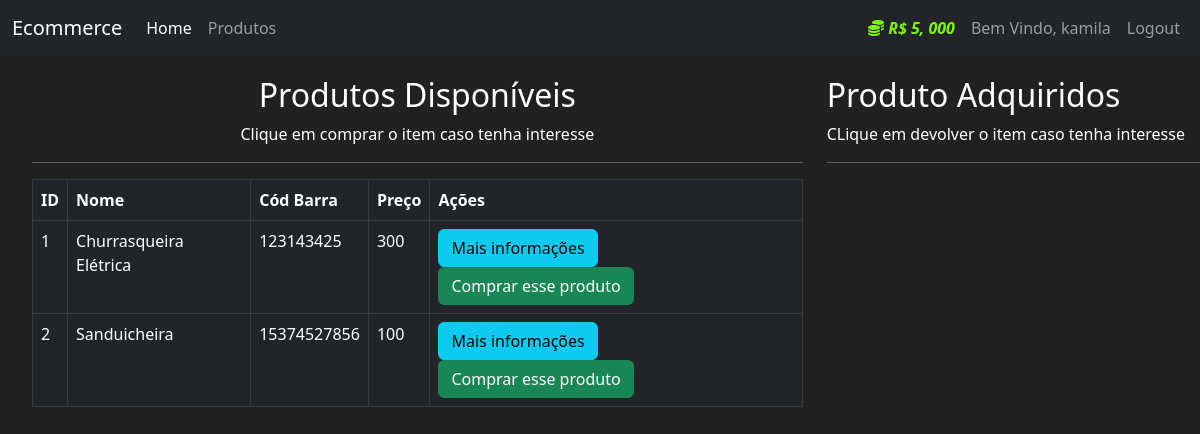
The page /produtos (signed in) on the database as committed earlier.
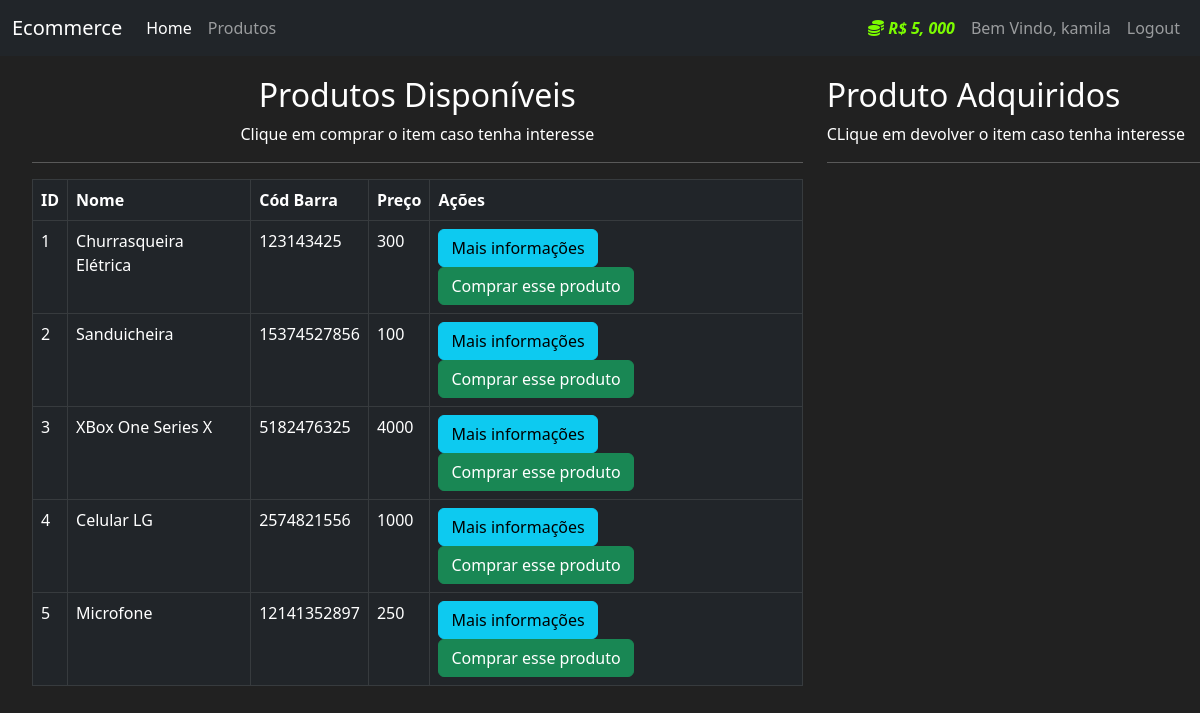
The same page on the database as committed later.
### mercado/models.py (models this page shows, shortened)
class User(db.Model, UserMixin):
    id = db.Column(db.Integer, primary_key=True)
    usuario = db.Column(db.String(length=30), nullable=False, unique=True)
    email = db.Column(db.String(length=50), nullable=False, unique=True)
    senha = db.Column(db.String(length=60), nullable=False, unique=True)
    valor = db.Column(db.Integer, nullable=False, default=5000)
    itens = db.relationship('Item', backref='dono_user', lazy=True)
    @property
    def formataValor(self):
        if len(str(self.valor)) >= 4: # R$ 400
            return f"R$ {str(self.valor)[:-3]}, {str(self.valor)[-3:]}"
        else:
            return f"R$ {self.valor}"
    @property
    def senhacrip(self):
        return self.senhacrip

class Item(db.Model):
    id = db.Column(db.Integer, primary_key=True)
    nome = db.Column(db.String(length=30), nullable=False, unique=True)
    preco = db.Column(db.Integer, nullable=False)
    cod_barra = db.Column(db.String(length=12), nullable=False, unique=True)
    descricao = db.Column(db.String(length=1024), nullable=False, unique=True)
    dono = db.Column(db.Integer, db.ForeignKey('user.id'))

### mercado/routes.py (the view, shortened to what this page needs)
@app.route('/produtos', methods=["GET", "POST"])
@login_required
def page_produto():
    compra_form = CompraProdutoForm()
    itens = Item.query.all()
    return render_template("produtos.html", itens=itens, compra_form=compra_form)

### mercado/models.py (called while the page is built)
@login_manager.user_loader
def load_user(user_id):
    return User.query.get(int(user_id))

### mercado/templates/produtos.html (shortened to what this page needs)
{% extends 'base.html' %}
{% block conteudo %}
    <div class="row" style="margin-top: 20px; margin-left: 20px;">
        <div class="col-8">
            <h2 style="text-align: center;" >Produtos Disponíveis</h2>
            <p style="text-align: center;"> Clique em comprar o item caso tenha interesse</p>
                <hr>
                <table class="table table-hover table-dark table-bordered">
                    <thead>
                        <tr>
                            <th scope="col">ID</th>
                            <th scope="col">Nome</th>
                            <th scope="col">Cód Barra</th>
                            <th scope="col">Preço</th>
                            <th scope="col">Ações</th>
                        </tr>
                    </thead>
                <tbody>
                    {% for item in itens %}
                    <tr>
                        <td>{{item.id}}</td>
                        <td>{{item.nome}}</td>
                        <td>{{item.cod_barra}}</td>
                        <td>{{item.preco}}</td>
                        <td>
                            <button data-bs-toggle="modal" data-bs-target="#exampleModal-{{item.id}}" class="btn btn-outline btn-info">Mais informações</button>
                            <button data-bs-toggle="modal" data-bs-target="#exampleModalCompra-{{item.id}}" class="btn btn-outline btn-success">Comprar esse produto</button>
                        </td>
                    </tr>
                    {% endfor %}
                </tbody>
            </table>
        </div>
        <div class="col-4">
            <h2>Produto Adquiridos</h2>
            <p>CLique em devolver o item caso tenha interesse</p>
            <hr>
        </div>
    </div>
{% endblock %}

### mercado/templates/base.html (shortened to what this page needs)
<!DOCTYPE html>
<html lang="en">
<head>
    <link rel="stylesheet" href="https://cdn.jsdelivr.net/npm/bootstrap@5.2.3/dist/css/bootstrap.min.css">
</head>
<body>
    <nav class="navbar navbar-expand-lg navbar-dark bg-dark">
        <div class="container-fluid">
          <a class="navbar-brand" href="#">Ecommerce</a>
          <div class="collapse navbar-collapse" id="navbarNav">
            <ul class="navbar-nav">
              <li class="nav-item">
                <a class="nav-link active" aria-current="page" href="{{url_for('page_home')}}">Home</a>
              </li>
              <li class="nav-item">
                <a class="nav-link" href="{{url_for('page_produto')}}">Produtos</a>
              </li>
            </ul>
          </div>
          {% if current_user.is_authenticated %}
          <div class="navbar-nav ms-auto">
            <a class="nav-link" style="color: lawngreen; font-weight: bold;">
              <i class="fas fa-coins"></i>
              <i>{{ current_user.formataValor }}</i>
            </a>
              <a class="nav-link">Bem Vindo, {{current_user.usuario}}</a>
              <a class="nav-link" href="{{url_for('page_logout')}}">Logout</a>
          </div>
          {% else %}
          <div class="navbar-nav ms-auto">
              <a class="nav-link" href="{{url_for('page_login')}}">Login</a>
              <a class="nav-link" href="{{url_for('page_cadastro')}}">Cadastro</a>
          </div>
          {% endif %}
        </div>
      </nav>
      {% block conteudo %}
    {% endblock %}
  </body>
</html>

### mercado/templates/base.html (style rules this page uses)
body { background-color: #212121; color: white; }

Rows that differ between the two databases and show on the page:
added Item: id "3", nome "XBox One Series X", cod_barra "5182476325", preco "4000"
added Item: id "4", nome "Celular LG", cod_barra "2574821556", preco "1000"
added Item: id "5", nome "Microfone", cod_barra "12141352897", preco "250"
